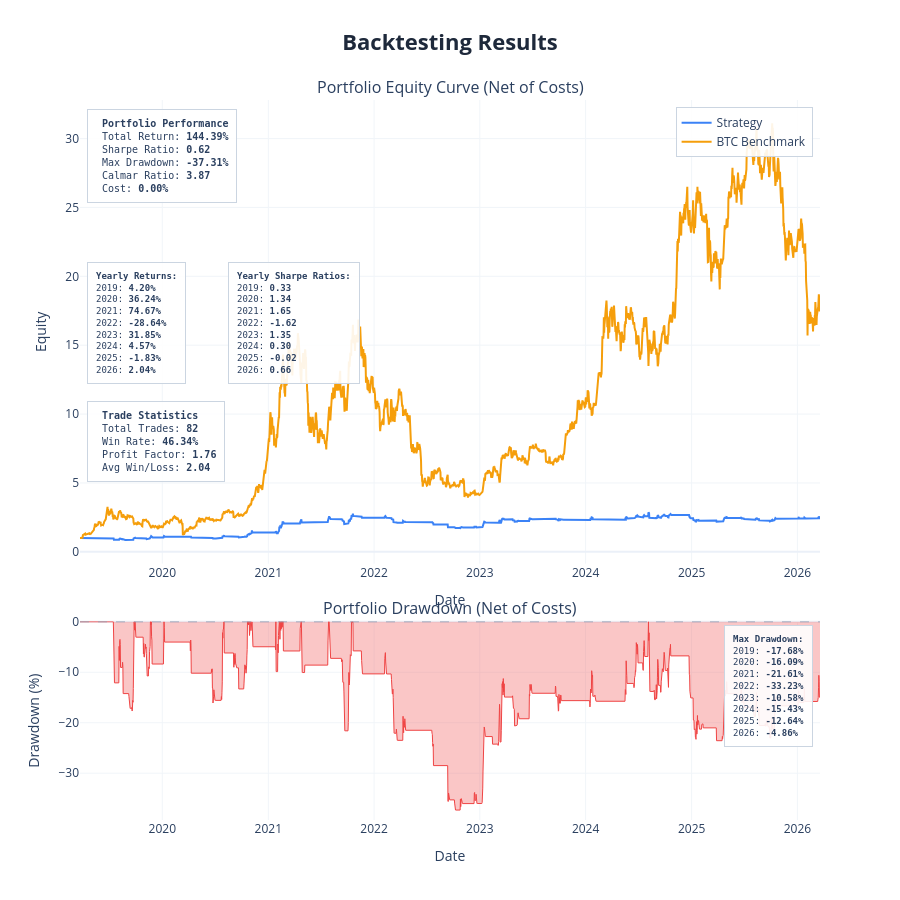

The notebook cell this image was saved under:
### Markdown cell above
---
## Backtest

| Parameter | Options | Default |
|---|---|---|
| `cost` | Cost per trade as decimal — `0.001` = 0.1% | `0.0` |
| `show_plot` | `True` / `False` | `True` |
| `save_html` | Filename string or `None` | `None` |
| `show_trades` | Overlay entry/exit markers on price chart | `False` |
| `benchmark_data` | DataFrame with `Close` column for buy & hold comparison | same asset |

### Code cell
results = backtest(
    data           = strategy_df,
    cost           = 0.0,
    show_plot      = True,
    save_html      = None,
    show_trades    = False,
    benchmark_data = None
)

print(f"Return        {results['total_return']*100:>8.2f}%")
print(f"Sharpe        {results['sharpe_ratio']:>8.2f}")
print(f"Max Drawdown  {results['max_drawdown']*100:>8.2f}%")
print(f"Profit Factor {results['profit_factor']:>8.2f}")
print(f"Win Rate      {results['win_rate']*100:>8.2f}%")
print(f"# Trades      {results['num_trades']:>8}")

### Figure 1 — Plotly figure (JSON) as saved in the notebook; plotly's stock layout.template omitted (floating-point values rounded to 4 significant figures; data arrays with more than 128 entries replaced by an {"elided": "..."} marker saying what was removed)
{"data": [{"hovertemplate": "<b>Strategy</b><br>Date: %{x}<br>Equity: %{y:.4f}<extra></extra>", "line": {"color": "#3b82f6", "width": 2}, "mode": "lines", "name": "Strategy", "type": "scatter", "x": {"elided": "2555 str values"}, "xaxis": "x", "y": {"elided": "2555 float values"}, "yaxis": "y"}, {"hovertemplate": "<b>BTC Benchmark</b><br>Date: %{x}<br>Equity: %{y:.4f}<extra></extra>", "line": {"color": "#f59e0b", "width": 2}, "mode": "lines", "name": "BTC Benchmark", "type": "scatter", "x": {"elided": "2555 str values"}, "xaxis": "x", "y": {"elided": "2555 float values"}, "yaxis": "y"}, {"fill": "tozeroy", "fillcolor": "rgba(239, 68, 68, 0.3)", "hovertemplate": "<b>Drawdown</b><br>Date: %{x}<br>Drawdown: %{y:.2f}%<extra></extra>", "line": {"color": "#ef4444", "width": 1}, "mode": "lines", "name": "Drawdown", "showlegend": false, "type": "scatter", "x": {"elided": "2555 str values"}, "xaxis": "x2", "y": {"elided": "2555 float values"}, "yaxis": "y2"}], "layout": {"annotations": [{"font": {"size": 16}, "showarrow": false, "text": "Portfolio Equity Curve (Net of Costs)", "x": 0.5, "xanchor": "center", "xref": "paper", "y": 1, "yanchor": "bottom", "yref": "paper"}, {"font": {"size": 16}, "showarrow": false, "text": "Portfolio Drawdown (Net of Costs)", "x": 0.5, "xanchor": "center", "xref": "paper", "y": 0.276, "yanchor": "bottom", "yref": "paper"}, {"align": "left", "bgcolor": "rgba(255, 255, 255, 0.9)", "bordercolor": "#cbd5e1", "borderpad": 8, "borderwidth": 1, "font": {"family": "monospace", "size": 10}, "showarrow": false, "text": "\n<b>Portfolio Performance</b><br>\nTotal Return: <b>144.39%</b><br>\nSharpe Ratio: <b>0.62</b><br>\nMax Drawdown: <b>-37.31%</b><br>\nCalmar Ratio: <b>3.87</b><br>\nCost: <b>0.00%</b>\n", "x": 0.01, "xanchor": "left", "xref": "x domain", "y": 0.98, "yanchor": "top", "yref": "y domain"}, {"align": "left", "bgcolor": "rgba(255, 255, 255, 0.9)", "bordercolor": "#cbd5e1", "borderpad": 8, "borderwidth": 1, "font": {"family": "monospace", "size": 9}, "showarrow": false, "text": "<b>Yearly Returns:</b><br>2019: <b>4.20%</b><br>2020: <b>36.24%</b><br>2021: <b>74.67%</b><br>2022: <b>-28.64%</b><br>2023: <b>31.85%</b><br>2024: <b>4.57%</b><br>2025: <b>-1.83%</b><br>2026: <b>2.04%</b><br>", "x": 0.01, "xanchor": "left", "xref": "x domain", "y": 0.65, "yanchor": "top", "yref": "y domain"}, {"align": "left", "bgcolor": "rgba(255, 255, 255, 0.9)", "bordercolor": "#cbd5e1", "borderpad": 8, "borderwidth": 1, "font": {"family": "monospace", "size": 9}, "showarrow": false, "text": "<b>Yearly Sharpe Ratios:</b><br>2019: <b>0.33</b><br>2020: <b>1.34</b><br>2021: <b>1.65</b><br>2022: <b>-1.62</b><br>2023: <b>1.35</b><br>2024: <b>0.30</b><br>2025: <b>-0.02</b><br>2026: <b>0.66</b><br>", "x": 0.2, "xanchor": "left", "xref": "x domain", "y": 0.65, "yanchor": "top", "yref": "y domain"}, {"align": "left", "bgcolor": "rgba(255, 255, 255, 0.9)", "bordercolor": "#cbd5e1", "borderpad": 8, "borderwidth": 1, "font": {"family": "monospace", "size": 10}, "showarrow": false, "text": "\n<b>Trade Statistics</b><br>\nTotal Trades: <b>82</b><br>\nWin Rate: <b>46.34%</b><br>\nProfit Factor: <b>1.76</b><br>\nAvg Win/Loss: <b>2.04</b>\n", "x": 0.01, "xanchor": "left", "xref": "x domain", "y": 0.35, "yanchor": "top", "yref": "y domain"}, {"align": "left", "bgcolor": "rgba(255, 255, 255, 0.9)", "bordercolor": "#cbd5e1", "borderpad": 8, "borderwidth": 1, "font": {"family": "monospace", "size": 9}, "showarrow": false, "text": "<b>Max Drawdown:</b><br>2019: <b>-17.68%</b><br>2020: <b>-16.09%</b><br>2021: <b>-21.61%</b><br>2022: <b>-33.23%</b><br>2023: <b>-10.58%</b><br>2024: <b>-15.43%</b><br>2025: <b>-12.64%</b><br>2026: <b>-4.86%</b><br>", "x": 0.99, "xanchor": "right", "xref": "x2 domain", "y": 0.98, "yanchor": "top", "yref": "y2 domain"}], "height": 900, "hovermode": "x unified", "legend": {"bgcolor": "rgba(255,255,255,0.9)", "bordercolor": "#cbd5e1", "borderwidth": 1, "x": 0.99, "xanchor": "right", "y": 0.99, "yanchor": "top"}, "shapes": [{"line": {"color": "#94a3b8", "dash": "dash", "width": 1}, "type": "line", "x0": 0, "x1": 1, "xref": "x2 domain", "y0": 0, "y1": 0, "yref": "y2"}], "showlegend": true, "title": {"font": {"color": "#1E293B", "size": 22}, "text": "<b>Backtesting Results</b>", "x": 0.5, "xanchor": "center"}, "xaxis": {"anchor": "y", "domain": [0, 1], "gridcolor": "#f1f5f9", "gridwidth": 1, "showgrid": true, "title": {"text": "Date"}}, "xaxis2": {"anchor": "y2", "domain": [0, 1], "gridcolor": "#f1f5f9", "gridwidth": 1, "showgrid": true, "title": {"text": "Date"}}, "yaxis": {"anchor": "x", "domain": [0.356, 1], "gridcolor": "#f1f5f9", "gridwidth": 1, "showgrid": true, "title": {"text": "Equity"}}, "yaxis2": {"anchor": "x2", "domain": [0, 0.276], "gridcolor": "#f1f5f9", "gridwidth": 1, "showgrid": true, "title": {"text": "Drawdown (%)"}}}}
